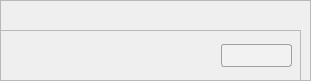
        <widget class="QFrame" name="frame_56">
         <property name="geometry">
          <rect>
           <x>90</x>
           <y>540</y>
           <width>311</width>
           <height>81</height>
          </rect>
         </property>
         <property name="styleSheet">
          <string notr="true">#frame_56{
border:2px solid rgb(180, 210, 255);
border-radius:20px;
}</string>
         </property>
         <property name="frameShape">
          <enum>QFrame::StyledPanel</enum>
         </property>
         <property name="frameShadow">
          <enum>QFrame::Raised</enum>
         </property>
         <widget class="QLabel" name="label_81">
          <property name="geometry">
           <rect>
            <x>10</x>
            <y>10</y>
            <width>121</width>
            <height>21</height>
           </rect>
          </property>
          <property name="text">
           <string/>
          </property>
          <property name="pixmap">
           <pixmap resource="resource.qrc">:/diffe-hellman/image/DH6.png</pixmap>
          </property>
          <property name="scaledContents">
           <bool>true</bool>
          </property>
         </widget>
         <widget class="QFrame" name="frame_58">
          <property name="geometry">
           <rect>
            <x>0</x>
            <y>30</y>
            <width>301</width>
            <height>51</height>
           </rect>
          </property>
          <property name="frameShape">
           <enum>QFrame::StyledPanel</enum>
          </property>
          <property name="frameShadow">
           <enum>QFrame::Raised</enum>
          </property>
          <widget class="QLabel" name="label_82">
           <property name="geometry">
            <rect>
             <x>10</x>
             <y>10</y>
             <width>200</width>
             <height>30</height>
            </rect>
           </property>
           <property name="text">
            <string/>
           </property>
           <property name="pixmap">
            <pixmap resource="resource.qrc">:/diffe-hellman/image/DH7.png</pixmap>
           </property>
           <property name="scaledContents">
            <bool>true</bool>
           </property>
           <property name="wordWrap">
            <bool>true</bool>
           </property>
          </widget>
          <widget class="QLineEdit" name="lineEdit_21">
           <property name="geometry">
            <rect>
             <x>221</x>
             <y>14</y>
             <width>71</width>
             <height>23</height>
            </rect>
           </property>
           <property name="styleSheet">
            <string notr="true">#lineEdit_21 {
	border: 1px solid #A0A0A0; /* 边框宽度为1px，颜色为#A0A0A0 */
	border-radius: 3px; /* 边框圆角 */
	padding-left: 5px; /* 文本距离左边界有5px */
	background-color: #F2F2F2; /* 背景颜色 */
	color: #A0A0A0; /* 文本颜色 */
	selection-background-color: #A0A0A0; /* 选中文本的背景颜色 */
	selection-color: #F2F2F2; /* 选中文本的颜色 */
	font-family: &quot;Microsoft YaHei&quot;; /* 文本字体族 */
	font-size: 10pt; /* 文本字体大小 */
}

#lineEdit_21:hover { /* 鼠标悬浮在QLineEdit时的状态 */
	border: 1px solid #298DFF;
	border-radius: 3px;
	background-color: #F2F2F2;
	color: #298DFF;
	selection-background-color: #298DFF;
	selection-color: #F2F2F2;
}

#lineEdit_21:disabled { /* QLineEdit在禁用时的状态 */
	border: 1px solid #CDCDCD;
	background-color: #CDCDCD;
	color: #B4B4B4;
}

#lineEdit_21:read-only { /* QLineEdit在只读时的状态 */
	background-color: #CDCDCD;
	color: #F2F2F2;
}</string>
           </property>
          </widget>
         </widget>
        </widget>
